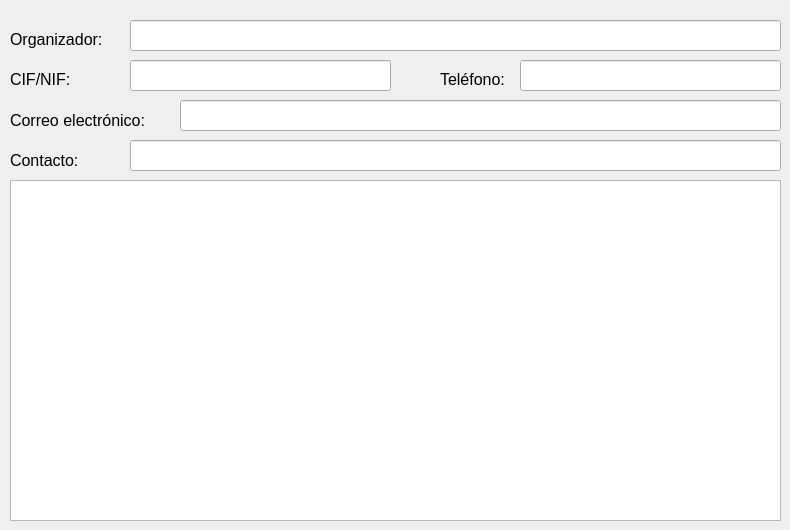
    <widget class="QWidget" name="tabOrganizadores">
     <property name="toolTip">
      <string>&lt;html&gt;&lt;head/&gt;&lt;body&gt;&lt;p&gt;Interfaz para gestionar los organizadores en la base de datos&lt;/p&gt;&lt;/body&gt;&lt;/html&gt;</string>
     </property>
     <attribute name="icon">
      <iconset resource=".resources/images.qrc">
       <normaloff>:/icons/system-switch-user.png</normaloff>:/icons/system-switch-user.png</iconset>
     </attribute>
     <attribute name="title">
      <string>Organizadores</string>
     </attribute>
     <attribute name="toolTip">
      <string>&lt;html&gt;&lt;head/&gt;&lt;body&gt;&lt;p&gt;Gestión de Organizadores de los Eventos&lt;/p&gt;&lt;/body&gt;&lt;/html&gt;</string>
     </attribute>
     <widget class="QLabel" name="lblNombreOrganizador">
      <property name="geometry">
       <rect>
        <x>10</x>
        <y>30</y>
        <width>111</width>
        <height>19</height>
       </rect>
      </property>
      <property name="sizePolicy">
       <sizepolicy hsizetype="Expanding" vsizetype="Expanding">
        <horstretch>0</horstretch>
        <verstretch>0</verstretch>
       </sizepolicy>
      </property>
      <property name="font">
       <font>
        <pointsize>12</pointsize>
       </font>
      </property>
      <property name="text">
       <string>Organizador:</string>
      </property>
     </widget>
     <widget class="QLineEdit" name="txtNombreOrganizador">
      <property name="geometry">
       <rect>
        <x>130</x>
        <y>20</y>
        <width>651</width>
        <height>31</height>
       </rect>
      </property>
      <property name="font">
       <font>
        <pointsize>12</pointsize>
       </font>
      </property>
      <property name="toolTip">
       <string>&lt;html&gt;&lt;head/&gt;&lt;body&gt;&lt;p&gt;Nombre de la empresa, organismo o persona física que organiza eventos&lt;/p&gt;&lt;/body&gt;&lt;/html&gt;</string>
      </property>
      <property name="maxLength">
       <number>100</number>
      </property>
     </widget>
     <widget class="QLabel" name="lblCIFNIF">
      <property name="geometry">
       <rect>
        <x>10</x>
        <y>70</y>
        <width>81</width>
        <height>19</height>
       </rect>
      </property>
      <property name="sizePolicy">
       <sizepolicy hsizetype="Expanding" vsizetype="Expanding">
        <horstretch>0</horstretch>
        <verstretch>0</verstretch>
       </sizepolicy>
      </property>
      <property name="font">
       <font>
        <pointsize>12</pointsize>
       </font>
      </property>
      <property name="text">
       <string>CIF/NIF:</string>
      </property>
     </widget>
     <widget class="QLineEdit" name="txtCIFNIF">
      <property name="geometry">
       <rect>
        <x>130</x>
        <y>60</y>
        <width>261</width>
        <height>31</height>
       </rect>
      </property>
      <property name="font">
       <font>
        <pointsize>12</pointsize>
       </font>
      </property>
      <property name="toolTip">
       <string>&lt;html&gt;&lt;head/&gt;&lt;body&gt;&lt;p&gt;CIF/NIF del organizador del evento&lt;/p&gt;&lt;/body&gt;&lt;/html&gt;</string>
      </property>
      <property name="maxLength">
       <number>9</number>
      </property>
      <property name="alignment">
       <set>Qt::AlignRight|Qt::AlignTrailing|Qt::AlignVCenter</set>
      </property>
     </widget>
     <widget class="QLabel" name="lblTelefono">
      <property name="geometry">
       <rect>
        <x>440</x>
        <y>70</y>
        <width>81</width>
        <height>19</height>
       </rect>
      </property>
      <property name="sizePolicy">
       <sizepolicy hsizetype="Expanding" vsizetype="Expanding">
        <horstretch>0</horstretch>
        <verstretch>0</verstretch>
       </sizepolicy>
      </property>
      <property name="font">
       <font>
        <pointsize>12</pointsize>
       </font>
      </property>
      <property name="text">
       <string>Teléfono:</string>
      </property>
     </widget>
     <widget class="QLineEdit" name="txtEmail">
      <property name="geometry">
       <rect>
        <x>180</x>
        <y>100</y>
        <width>601</width>
        <height>31</height>
       </rect>
      </property>
      <property name="font">
       <font>
        <pointsize>12</pointsize>
       </font>
      </property>
      <property name="toolTip">
       <string>&lt;html&gt;&lt;head/&gt;&lt;body&gt;&lt;p&gt;Dirección de correo electrónico de contacto con el organizador del evento&lt;/p&gt;&lt;/body&gt;&lt;/html&gt;</string>
      </property>
      <property name="inputMethodHints">
       <set>Qt::ImhEmailCharactersOnly</set>
      </property>
      <property name="text">
       <string/>
      </property>
      <property name="maxLength">
       <number>100</number>
      </property>
      <property name="alignment">
       <set>Qt::AlignLeading|Qt::AlignLeft|Qt::AlignVCenter</set>
      </property>
     </widget>
     <widget class="QLabel" name="lblEmail">
      <property name="geometry">
       <rect>
        <x>10</x>
        <y>110</y>
        <width>161</width>
        <height>20</height>
       </rect>
      </property>
      <property name="sizePolicy">
       <sizepolicy hsizetype="Expanding" vsizetype="Expanding">
        <horstretch>0</horstretch>
        <verstretch>0</verstretch>
       </sizepolicy>
      </property>
      <property name="font">
       <font>
        <pointsize>12</pointsize>
       </font>
      </property>
      <property name="text">
       <string>Correo electrónico:</string>
      </property>
     </widget>
     <widget class="QLineEdit" name="txtTelefono">
      <property name="geometry">
       <rect>
        <x>520</x>
        <y>60</y>
        <width>261</width>
        <height>31</height>
       </rect>
      </property>
      <property name="font">
       <font>
        <pointsize>12</pointsize>
       </font>
      </property>
      <property name="toolTip">
       <string>&lt;html&gt;&lt;head/&gt;&lt;body&gt;&lt;p&gt;Teléfono de contacto con el organizador. No incluye separadores, ejemplo:&lt;/p&gt;&lt;p&gt;+34902902902 -&amp;gt; Correcto&lt;/p&gt;&lt;p&gt;902902902 -&amp;gt; Correcto&lt;/p&gt;&lt;/body&gt;&lt;/html&gt;</string>
      </property>
      <property name="maxLength">
       <number>12</number>
      </property>
      <property name="alignment">
       <set>Qt::AlignRight|Qt::AlignTrailing|Qt::AlignVCenter</set>
      </property>
     </widget>
     <widget class="QTableView" name="tblOrganizadores">
      <property name="geometry">
       <rect>
        <x>10</x>
        <y>180</y>
        <width>771</width>
        <height>341</height>
       </rect>
      </property>
      <property name="toolTip">
       <string>&lt;html&gt;&lt;head/&gt;&lt;body&gt;&lt;p&gt;Tabla de organizadores registrados en la base de datos&lt;/p&gt;&lt;/body&gt;&lt;/html&gt;</string>
      </property>
      <property name="alternatingRowColors">
       <bool>true</bool>
      </property>
      <property name="selectionMode">
       <enum>QAbstractItemView::SingleSelection</enum>
      </property>
      <property name="selectionBehavior">
       <enum>QAbstractItemView::SelectRows</enum>
      </property>
      <attribute name="verticalHeaderVisible">
       <bool>false</bool>
      </attribute>
     </widget>
     <widget class="QLineEdit" name="txtContacto">
      <property name="geometry">
       <rect>
        <x>130</x>
        <y>140</y>
        <width>651</width>
        <height>31</height>
       </rect>
      </property>
      <property name="font">
       <font>
        <pointsize>12</pointsize>
       </font>
      </property>
      <property name="toolTip">
       <string>&lt;html&gt;&lt;head/&gt;&lt;body&gt;&lt;p&gt;Nombre completo o parcial de la persona a contactar relativa al organizador del evento&lt;/p&gt;&lt;/body&gt;&lt;/html&gt;</string>
      </property>
      <property name="text">
       <string/>
      </property>
      <property name="maxLength">
       <number>120</number>
      </property>
      <property name="alignment">
       <set>Qt::AlignLeading|Qt::AlignLeft|Qt::AlignVCenter</set>
      </property>
     </widget>
     <widget class="QLabel" name="lblContacto">
      <property name="geometry">
       <rect>
        <x>10</x>
        <y>150</y>
        <width>161</width>
        <height>20</height>
       </rect>
      </property>
      <property name="sizePolicy">
       <sizepolicy hsizetype="Expanding" vsizetype="Expanding">
        <horstretch>0</horstretch>
        <verstretch>0</verstretch>
       </sizepolicy>
      </property>
      <property name="font">
       <font>
        <pointsize>12</pointsize>
       </font>
      </property>
      <property name="text">
       <string>Contacto:</string>
      </property>
     </widget>
    </widget>
